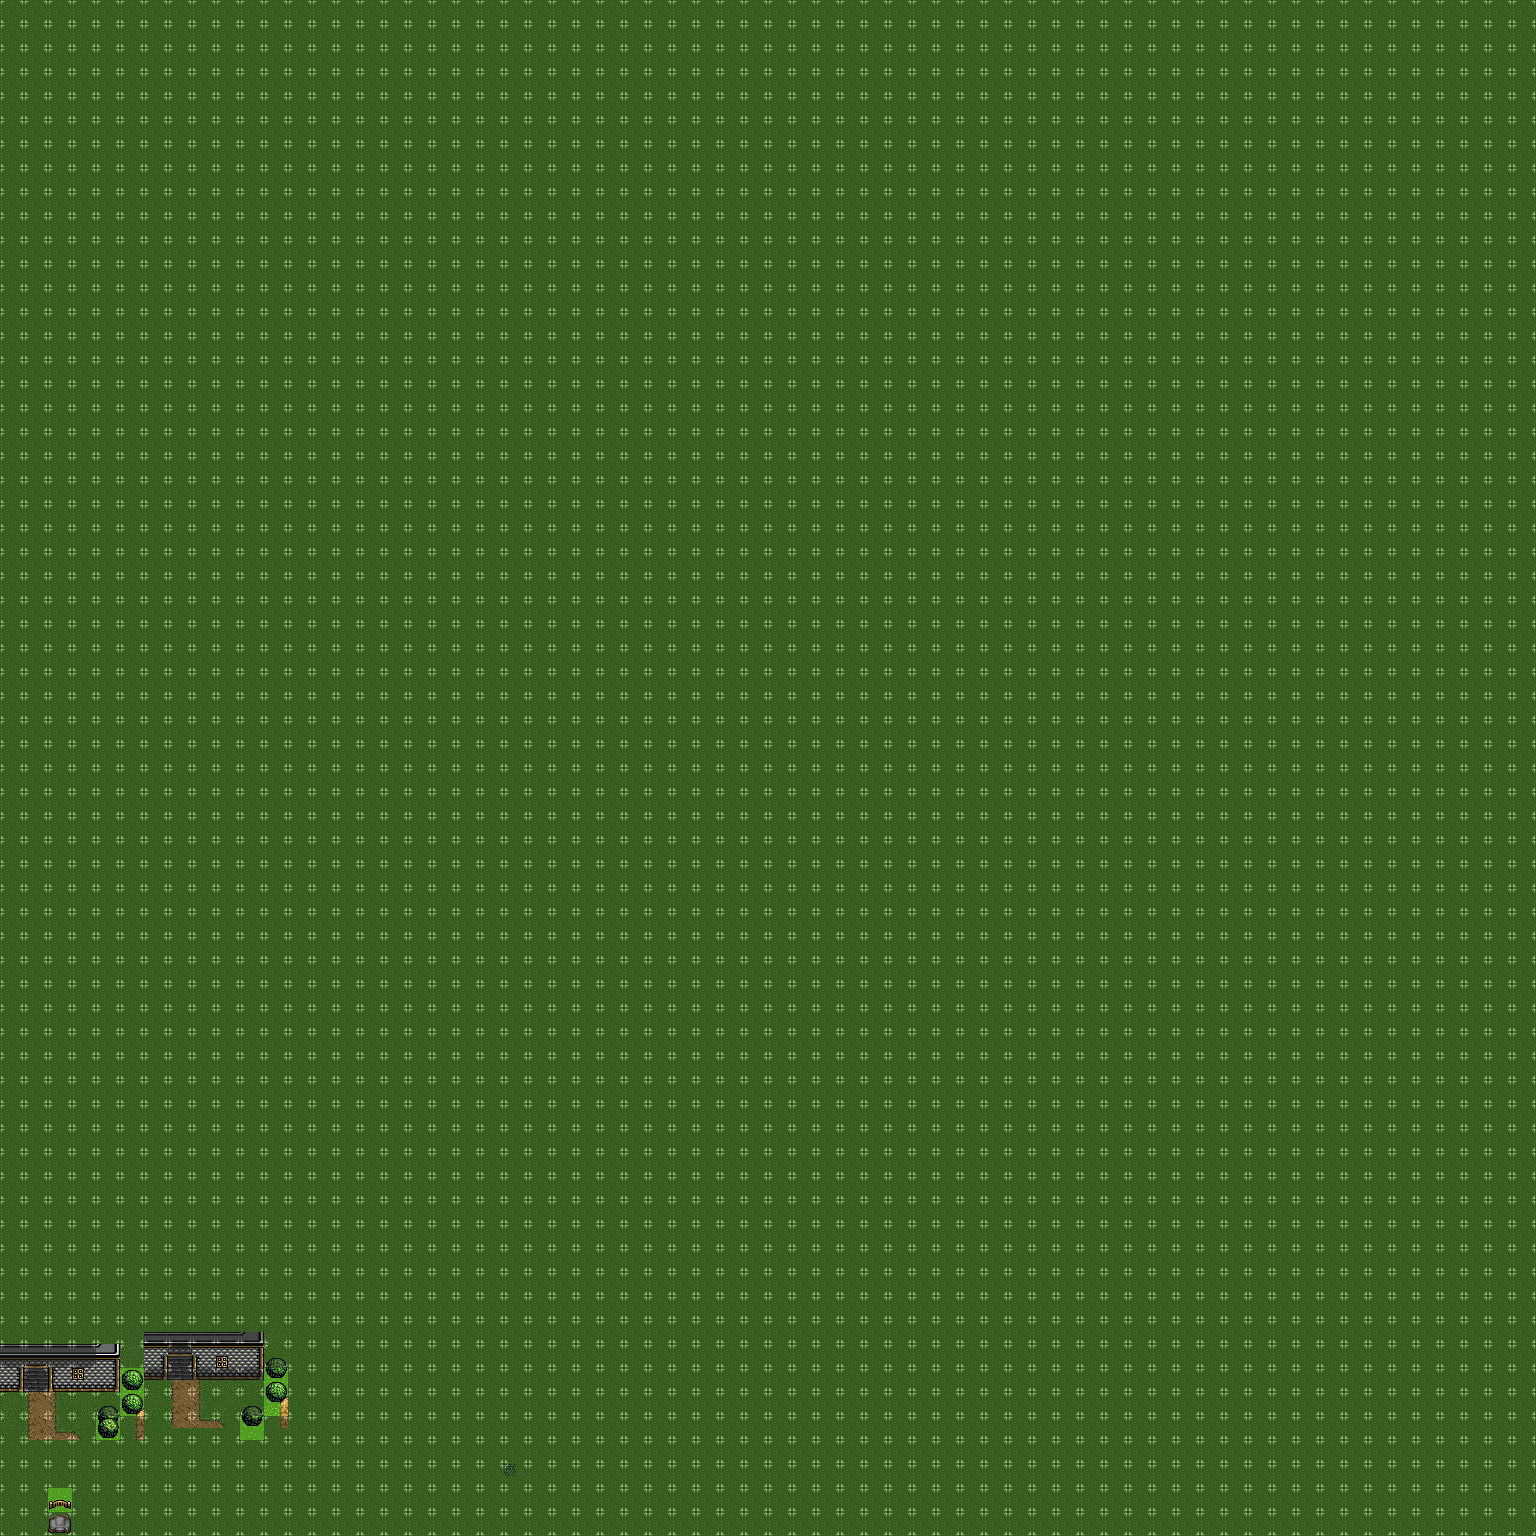

This game map was drawn from its Tiled (.tmx) file and the tilesets committed beside it. A one-line description and the trimmed map source follow:
An orthogonal 128x128 tile map with 12x12 px tiles, 7 tile layers (BG, BG Shadow, MG, MG Shadow, ...), 2 hidden layers not drawn, 4 tilesets and 1 object (align).

<map version="1.0" tiledversion="1.0.3" orientation="orthogonal" renderorder="right-down" width="128" height="128" tilewidth="12" tileheight="12" nextobjectid="182">
 <properties>
  <property name="shadow" value="-13" />
 </properties>
 <tileset firstgid="1" name="overworld(day)-Master" tilewidth="12" tileheight="12" tilecount="1296" columns="36">
  <image source="../image/overworld(day)-Master.png" trans="495d47" width="432" height="432" />
 </tileset>
 <tileset firstgid="1297" name="castletown(day)-Master" tilewidth="12" tileheight="12" tilecount="900" columns="25">
  <image source="../image/castletown(day)-Master.png" trans="495d47" width="300" height="440" />
 </tileset>
 <tileset firstgid="2197" name="castletown(day)-Slave1" tilewidth="12" tileheight="12" tilecount="495" columns="15">
  <image source="../image/castletown(day)-Slave1.png" trans="495d47" width="180" height="400" />
 </tileset>
 <tileset firstgid="2692" name="Shadows and Lights" tilewidth="12" tileheight="12" tilecount="200" columns="20">
  <image source="../image/Shadows and Lights.png" trans="000000" width="240" height="120" />
 </tileset>
 <layer name="BG" width="128" height="128">
  <data>[16384 cells, 16384 non-empty, 28 distinct tile ids]</data>
 </layer>
 <layer name="BG Shadow" width="128" height="128">
  <data>[16384 cells, 0 non-empty, 0 distinct tile ids]</data>
 </layer>
 <layer name="MG" width="128" height="128">
  <data>[16384 cells, 28 non-empty, 14 distinct tile ids]</data>
 </layer>
 <layer name="MG Shadow" width="128" height="128">
  <data>[16384 cells, 0 non-empty, 0 distinct tile ids]</data>
 </layer>
 <layer name="FG" width="128" height="128">
  <data>[16384 cells, 74 non-empty, 18 distinct tile ids]</data>
 </layer>
 <layer name="FG Shadow" width="128" height="128">
  <data>[16384 cells, 0 non-empty, 0 distinct tile ids]</data>
 </layer>
 <layer name="Lighting" width="128" height="128" visible="0">
  <data>[16384 cells, 0 non-empty, 0 distinct tile ids]</data>
 </layer>
 <layer name="Roof" width="128" height="128" visible="0">
  <data>[16384 cells, 10136 non-empty, 25 distinct tile ids]</data>
 </layer>
 <layer name="Walkable" width="128" height="128" opacity="0.51">
  <data>[16384 cells, 16320 non-empty, 4 distinct tile ids]</data>
 </layer>
 <objectgroup name="Terrain" />
 <objectgroup name="Trigger Regions">
  <object id="1" name="align" x="0" y="1512" width="24" height="24">
   <properties>
    <property name="start" value="exit=align" />
   </properties>
  </object>
 </objectgroup>
 <objectgroup name="Meta" />
 <objectgroup name="Battle" />
</map>
